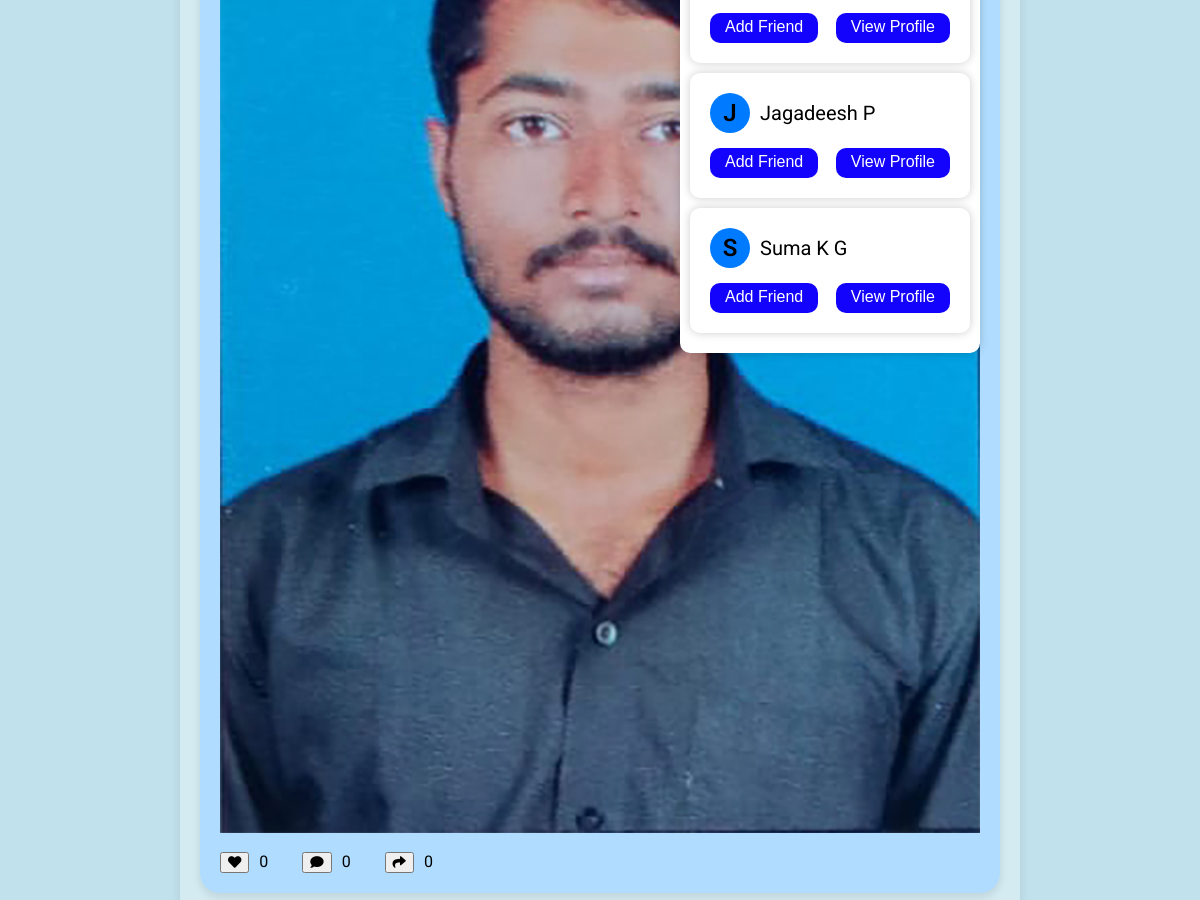
The page /posts (signed in, middle part) on the database as committed earlier.
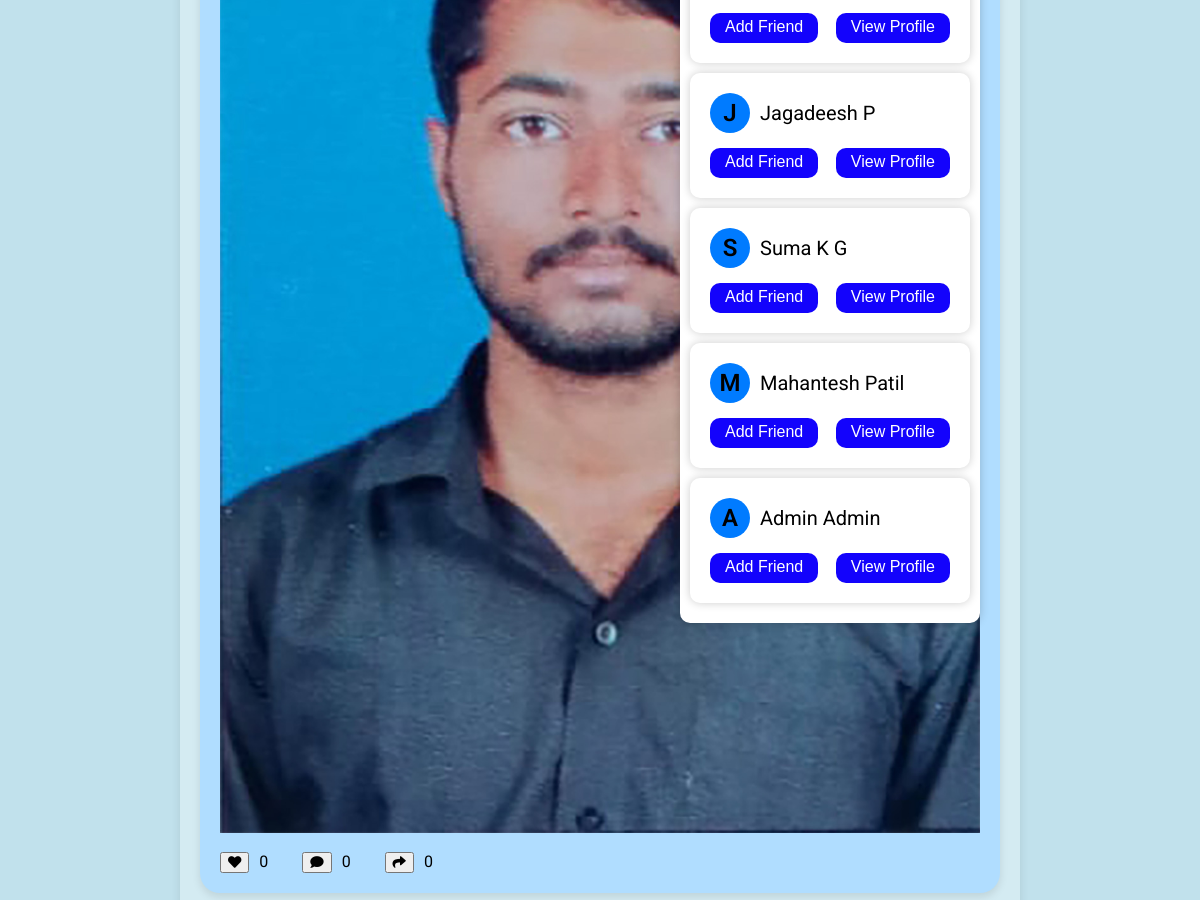
The same page on the database as committed later.
### tables this page shows
CREATE TABLE registrations (
                    id INTEGER PRIMARY KEY,
                    first_name TEXT NOT NULL,
                    last_name TEXT NOT NULL,
                    company_name TEXT NOT NULL,
                    phone_number TEXT NOT NULL,
                    username TEXT NOT NULL,
                    password TEXT NOT NULL
                );

CREATE TABLE userposts (
        id INTEGER PRIMARY KEY AUTOINCREMENT,
        username TEXT,
        caption TEXT,
        image_url TEXT,
        likes INTEGER DEFAULT 0,
        comments INTEGER DEFAULT 0,
        shares INTEGER DEFAULT 0
    );

### app.py (the view, shortened to what this page needs)
@app.route('/posts', methods=['GET', 'POST'])
def posts():
    if 'username' in session:
        username = session['username']  # Fetch username from session
        try:
            conn = sqlite3.connect('example.db')
            cursor = conn.cursor()
            cursor.execute("SELECT * FROM userposts WHERE username=?", (username,))
            posts = cursor.fetchall()
            print(logging.debug(posts))
        except sqlite3.Error as e:
            print("SQLite error:", e)
            posts = []
        finally:
            conn.close()
    try:
        conn = sqlite3.connect('example.db')
        cursor = conn.cursor()
        cursor.execute("SELECT * FROM registrations")
        userList = cursor.fetchall()
        print(logging.debug(userList))
    except sqlite3.Error as e:
        print("SQLite error:", e)
        posts = []
    finally:
        conn.close()
    if 'username' in session:
        username = session['username']
        try:
            conn = sqlite3.connect('example.db')
            cursor = conn.cursor()
            cursor.execute("SELECT * FROM registrations WHERE username=?", (username,))
            User = cursor.fetchall()
            userData = User[0]
            print(logging.debug(userData))
        except sqlite3.Error as e:
            print("SQLite error:", e)
            posts = []
        finally:
            conn.close()
    return render_template('posts.html', userData=userData, posts=posts, userList=userList)

### Templates/posts.html (shortened to what this page needs)
{% extends "index.html" %}
{% block content %}
<div class="container">
    <div class="reco-cont">
        {% for user in userList %}
        <div class="reco-item">
            <div class="reco-profile">
                <div class="reco-profile-image">{{ user[1][0] }}</div>
                <p class="reco-profile-name">{{ user[1] }} {{ user[2] }}</p>
            </div>
            <div class="reco-button-cont">
                <button>Add Friend</button>
                <a href="/{{user[5]}}"><button>View Profile</button></a>
            </div>
        </div>
        {% endfor %}
    </div>
    {% for post in posts %}
    <div class="post">
        <img src="{{ post[3] }}" alt="Post Image"><br />
        <button onclick="likePost('{{ post.id }}')"><i class="fas fa-solid fa-heart"></i></button><span>{{ post[4] }}</span>
        <button onclick="commentPost('{{ post.id }}')"><i class="fas fa-solid fa-comment"></i></button><span>{{ post[5] }}</span>
        <button onclick="sharePost('{{ post.id }}')"><i class="fas fa-solid fa-share"></i></button><span>{{ post[6] }}</span>
    </div>
    {% endfor %}
</div>
{% endblock %}

Rows that differ between the two databases and show on the page:
added registrations: first_name "M", first_name "Mahantesh", last_name "Patil"
added registrations: first_name "A", first_name "Admin", last_name "Admin"
